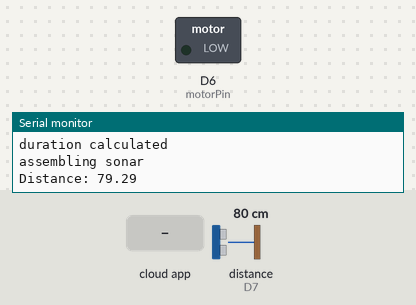
Simulated run of this sketch. Board: ESP8266 (NodeMCU). On the bench: switched loads named in the sketch (green lamp = pin HIGH), the last lines printed to the serial monitor. Wiring (inferred from the names in the program): ultrasonic range finder: trigger D8; echo D7. Inputs (shaded band) come from the test bench; at power-on: distance to the obstacle (sensor on D7) 80 cm. The echo pulse lasts 58.3 µs per cm; WiFi joins after 1.5 s; servers stay silent unless stated; the Firebase database answers and starts empty; pins used as bus, display or sensor lines are not drawn.

Above: at 3.0 s.
3.1 s: distance to the obstacle (sensor on D7) set to 5 cm
11.8 s: distance to the obstacle (sensor on D7) set to 2 cm
At 14.4 s:
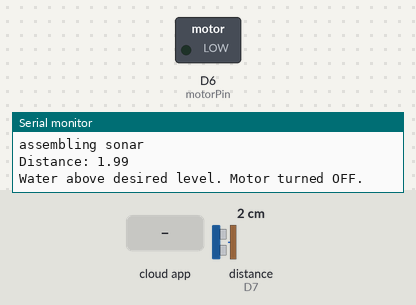
18.7 s: the phone or cloud app sets man to 1
At 21.62 s:
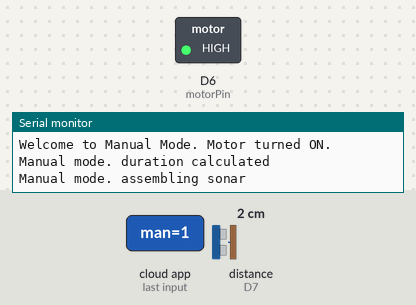
25.8 s: distance to the obstacle (sensor on D7) set to 19 cm
30.6 s: distance to the obstacle (sensor on D7) set to 23 cm
At 33.1 s:
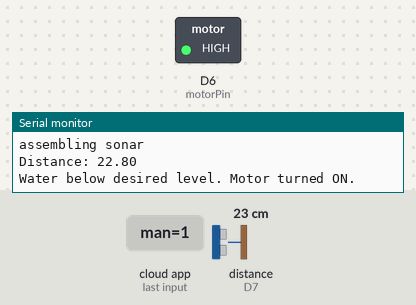
Timing chart, 0 to 34.6 s (numbered marks = the images above; inputs shaded):
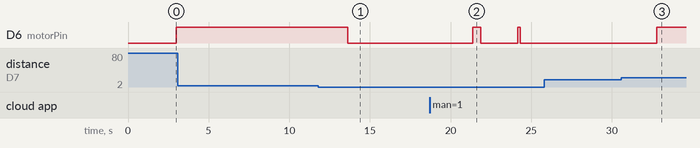

The sketch:

smart_water_management_system.ino
```cpp
#include <ESP8266WiFi.h>
#include<FirebaseArduino.h>

#define FIREBASE_HOST "something.firebaseio.com"           // Enter database HOST without "https:// "  and "/" at the end of URL
#define FIREBASE_AUTH "*********************************"   // Real-time database secret key here

#define WIFI_SSID "yourwifissid"            // WIFI SSID here
#define WIFI_PASSWORD "yourpassword"        // WIFI password here

int motor = 0, count = 0, val = 0, man = 0, tmp;
float level = 0.0, distance;
const int trigPin = D8;
const int echoPin = D7;
const int motorPin = D6;

long duration;

int lvlmax = 3; // maximum desired water level i.e.(tank height in cm - 2 cm) {ex. 10 - 2 = 8 cm}
int lvlmin = 20; // minimum desired water level i.e.(tank height in cm - 8 cm) {ex. 10 - 8 = 2 cm}

void setup() {

  Serial.begin(9600);
  Serial.println("Communication Started \n\n");

  pinMode(trigPin, OUTPUT); // Sets the trigPin as an Output
  pinMode(echoPin, INPUT);// Sets the echoPin as an Input
  pinMode(motorPin, OUTPUT);//  Sets the motorPin as an Output

  WiFi.begin(WIFI_SSID, WIFI_PASSWORD);                                     //try to connect with wifi
  Serial.print("Connecting to ");
  Serial.print(WIFI_SSID);
  while (WiFi.status() != WL_CONNECTED) {
    Serial.print(".");
    delay(500);
  }
  Serial.println();
  Serial.print("Connected to ");
  Serial.println(WIFI_SSID);
  Serial.print("IP Address is : ");
  Serial.println(WiFi.localIP());    //print local IP address

  delay(30);
  Firebase.begin(FIREBASE_HOST, FIREBASE_AUTH);
  delay(300);       // connect to firebase
}

void loop() {
  // Firebase Error Handling ************************************************
  if (Firebase.failed())
  {
    Firebase.begin(FIREBASE_HOST, FIREBASE_AUTH);
    Serial.println(Firebase.error());
    delay(10);
    Serial.println("Error connecting firebase!");
    count++;
    if (count == 10) {
      count = 0;
      ESP.reset();
    }
    return;
  }
  else {
    delay(300);
    delay(300);
    delay(300);
  }
  // ULTRASONIC *****************************************
  // Clears the trigPin
  digitalWrite(trigPin, LOW);
  delayMicroseconds(2);

  // Sets the trigPin on HIGH state for 10
  digitalWrite(trigPin, HIGH);
  delayMicroseconds(100);
  digitalWrite(trigPin, LOW);

  Serial.println("Trigger for 10 \n\n");

  // Reads the echoPin, returns the sound wave travel time in microseconds
  duration = pulseIn(echoPin, HIGH);

  Serial.println("duration calculated \n\n");

  Serial.println("assembling sonar\n\n");


  // Calculating the distance
  distance = duration * 0.034 / 2;

  // Prints the distance on the Serial Monitor
  Serial.print("Distance: ");
  Serial.println(distance);
  delay(100);
  if (distance >= lvlmin) {
    level = 0;
    motor = 1;
    Firebase.setFloat("/WatrManage/level", level);
    Serial.println("Water below desired level. Motor turned ON.\n");

    motor = 1;
    digitalWrite(D6, HIGH);
    Firebase.setFloat("/WatrManage/motorstatus", motor);
  }
  delay(500);

  if (distance > lvlmax && distance < lvlmin) {
    level = distance / 4;
    level = 5 - level;
    Firebase.setFloat("/WatrManage/level", level);
    Serial.print("Water level: ");
    Serial.println(level);
  }
  delay(5);

  if (distance <= lvlmax) {
    level = 5;
    Firebase.setFloat("/WatrManage/level", level);
    motor = 0;
    digitalWrite(D6, LOW);
    Firebase.setFloat("/WatrManage/motorstatus", motor);
    Serial.println("Water above desired level. Motor turned OFF.\n");
  }
  delay(5);

  val = Firebase.getInt("/WatrManage/man");

  man = val;

  // Manual option *******************************************

  if (man == 1) {
    while (1) {
      Serial.println("Welcome to Manual Mode. Motor turned ON.\n\n\n");
      delay(500);
      digitalWrite(D6, HIGH);
      motor = 1;
      Firebase.setFloat("/WatrManage/motorstatus", motor); // turned on motor
      if (man == 0) {
        digitalWrite(D6, LOW);
        motor = 0;
        Firebase.setFloat("/WatrManage/man", man);
        delay(100);
        Firebase.setFloat("/WatrManage/motorstatus", motor);
        delay(100);
        Serial.println("Exit Manual Mode. Motor turned OFF.\n\n\n");
        return;
      }
      // Calculateing distance in manual mode
      // Clears the trigPin
      digitalWrite(trigPin, LOW);
      delayMicroseconds(2);
      // Sets the trigPin on HIGH state for 10
      digitalWrite(trigPin, HIGH);
      delayMicroseconds(100);
      digitalWrite(trigPin, LOW);
      // Reads the echoPin, returns the sound wave travel time in microseconds
      duration = pulseIn(echoPin, HIGH);
      Serial.println("Manual mode. duration calculated \n\n");
      Serial.println("Manual mode. assembling sonar\n\n");
      // Calculating the distance
      distance = duration * 0.034 / 2;
      if (distance > lvlmax && distance < lvlmin) {
        level = distance / 4;
        level = 5 - level;
        Firebase.setFloat("/WatrManage/level", level);
        Serial.print("Water level: ");
        Serial.println(level);
      }
      delay(5);
      delay(5);
      if (distance <= lvlmax) {
        level = 5;
        Firebase.setFloat("/WatrManage/level", level);
        man = 0;
        Firebase.setFloat("/WatrManage/man", man);
        motor = 0;
        digitalWrite(D6, LOW);
        Firebase.setFloat("/WatrManage/motorstatus", motor);
        Serial.println("Manual Mode. Water above desired level. Motor turned OFF.\n\n\n");
      }
      tmp = Firebase.getInt("/WatrManage/man");
      man = tmp;
      delay(1500);
    }
  }
  delay(1500);
}
```

Measured:
- after the input at 11.8 s, D6 (motorPin): HIGH → LOW after 1.8 s
- after the input at 18.7 s, D6 (motorPin): LOW → HIGH after 2.7 s, → LOW 0.47 s later, → HIGH 2.3 s later, → LOW 0.15 s later
- after the input at 30.6 s, D6 (motorPin): LOW → HIGH after 2.2 s
